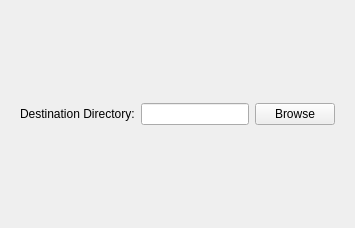
<?xml version="1.0" encoding="UTF-8"?>
<ui version="4.0">
 <class>DestinationPage</class>
 <widget class="QWidget" name="DestinationPage">
  <layout class="QVBoxLayout" name="verticalLayout">
   <item>
    <widget class="QStackedWidget" name="stackedWidget">
     <widget class="QWidget" name="pageLocal">
      <layout class="QGridLayout" name="gridLocal">
       <item row="0" column="0"><widget class="QLabel" name="labelLocalPath"><property name="text"><string>Destination Directory:</string></property></widget></item>
       <item row="0" column="1"><widget class="QLineEdit" name="destinationDirEdit"/></item>
       <item row="0" column="2"><widget class="QPushButton" name="destinationDirButton"><property name="text"><string>Browse</string></property></widget></item>
      </layout>
     </widget>
     <widget class="QWidget" name="pageSftp">
      <layout class="QFormLayout" name="formSftp">
       <item row="0" column="0"><widget class="QLabel" name="labelHost"><property name="text"><string>Host:</string></property></widget></item>
       <item row="0" column="1"><widget class="QLineEdit" name="sftpHostLineEdit"/></item>
       <item row="1" column="0"><widget class="QLabel" name="labelPort"><property name="text"><string>Port:</string></property></widget></item>
       <item row="1" column="1"><widget class="QLineEdit" name="sftpPortLineEdit"/></item>
       <item row="2" column="0"><widget class="QLabel" name="labelUser"><property name="text"><string>User:</string></property></widget></item>
       <item row="2" column="1"><widget class="QLineEdit" name="sftpUsernameLineEdit"/></item>
       <item row="3" column="0"><widget class="QLabel" name="labelPass"><property name="text"><string>Password:</string></property></widget></item>
       <item row="3" column="1"><widget class="QLineEdit" name="sftpPasswordLineEdit"/></item>
       <item row="4" column="0"><widget class="QLabel" name="labelRemote"><property name="text"><string>Remote Path:</string></property></widget></item>
       <item row="4" column="1"><widget class="QLineEdit" name="sftpRemotePathLineEdit"/></item>
       <item row="5" column="0" colspan="2"><widget class="QCheckBox" name="sftpSavePasswordCheckBox"><property name="text"><string>Save password</string></property></widget></item>
       <item row="6" column="0" colspan="2"><widget class="QPushButton" name="sftpConnectToggleButton"><property name="text"><string>Connect</string></property></widget></item>
      </layout>
     </widget>
     <widget class="QWidget" name="pageGcs">
      <layout class="QFormLayout" name="formGcs">
       <item row="0" column="0"><widget class="QLabel" name="labelBucket"><property name="text"><string>Bucket:</string></property></widget></item>
       <item row="0" column="1"><widget class="QLineEdit" name="gcsBucketNameLineEdit"/></item>
       <item row="1" column="0"><widget class="QLabel" name="labelAccount"><property name="text"><string>Account:</string></property></widget></item>
       <item row="1" column="1"><widget class="QLineEdit" name="gcsAccountIdentifierLineEdit"/></item>
       <item row="2" column="0" colspan="2"><widget class="QPushButton" name="gcsConnectButton"><property name="text"><string>Login</string></property></widget></item>
       <item row="3" column="0" colspan="2"><widget class="QLabel" name="gcsAuthStatusLabel"><property name="text"><string>Status: N/A</string></property></widget></item>
       <item row="4" column="0" colspan="2"><widget class="QPushButton" name="gcsTestConnectionButton"><property name="text"><string>Test</string></property></widget></item>
       <item row="5" column="0" colspan="2"><widget class="QPushButton" name="gcsConnectToggleButton"><property name="text"><string>Connect</string></property></widget></item>
      </layout>
     </widget>
    </widget>
   </item>
  </layout>
 </widget>
 <resources/>
 <connections/>
</ui>
